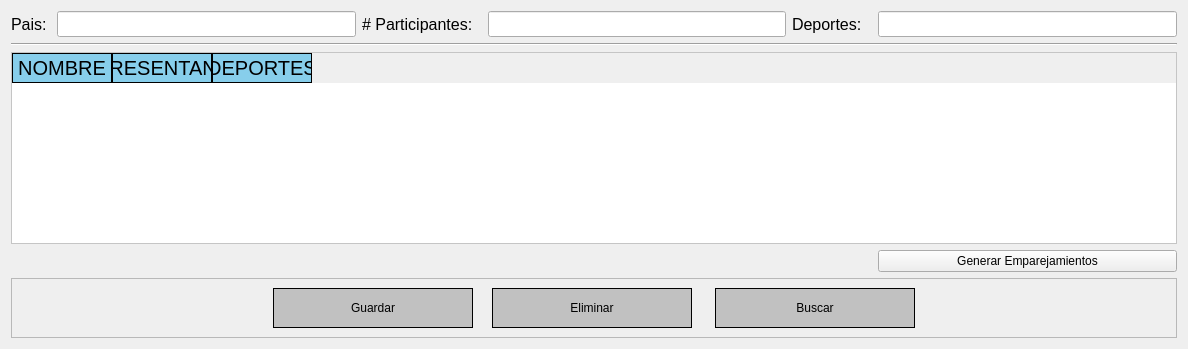
                <widget class="QWidget" name="admin_stacketWidget_page_pais">
                 <layout class="QGridLayout" name="gridLayout_14">
                  <item row="0" column="0">
                   <widget class="QLabel" name="admin_stacketWidget_label_pagePais_pais">
                    <property name="minimumSize">
                     <size>
                      <width>40</width>
                      <height>0</height>
                     </size>
                    </property>
                    <property name="maximumSize">
                     <size>
                      <width>40</width>
                      <height>16777215</height>
                     </size>
                    </property>
                    <property name="font">
                     <font>
                      <pointsize>12</pointsize>
                     </font>
                    </property>
                    <property name="text">
                     <string>Pais:</string>
                    </property>
                   </widget>
                  </item>
                  <item row="1" column="0" colspan="6">
                   <widget class="Line" name="line_8">
                    <property name="orientation">
                     <enum>Qt::Horizontal</enum>
                    </property>
                   </widget>
                  </item>
                  <item row="2" column="0" colspan="6">
                   <widget class="QTableWidget" name="admin_stacketWidget_pagePais_table">
                    <property name="styleSheet">
                     <string notr="true">QTableWidget{
background-color: rgb(255, 255, 255);
color: rgb(0,0,0);
gridline-color: rgb(135, 206, 235);
font-size: 16pt;
color: #000000;
}
QHeaderView::section{
background-color: rgb(135, 206, 235);
border: 1px solid rgb(0,0,0);
font-size: 15pt;
}
QTableWidget QTableCornerButton::section{
background-color: rgb(0,0,0);
border: 1px solid rgb(135, 206, 235);
}
QTableWidget::item{
text-align: AlignCenter;
}</string>
                    </property>
                    <property name="editTriggers">
                     <set>QAbstractItemView::NoEditTriggers</set>
                    </property>
                    <column>
                     <property name="text">
                      <string>NOMBRE</string>
                     </property>
                    </column>
                    <column>
                     <property name="text">
                      <string>REPRESENTANTES</string>
                     </property>
                    </column>
                    <column>
                     <property name="text">
                      <string>DEPORTES</string>
                     </property>
                    </column>
                   </widget>
                  </item>
                  <item row="0" column="5">
                   <widget class="QLineEdit" name="admin_stacketWidget_pagePais_lineEdit_deportes">
                    <property name="minimumSize">
                     <size>
                      <width>100</width>
                      <height>0</height>
                     </size>
                    </property>
                    <property name="styleSheet">
                     <string notr="true">font-size: 11pt;</string>
                    </property>
                    <property name="text">
                     <string/>
                    </property>
                    <property name="readOnly">
                     <bool>true</bool>
                    </property>
                   </widget>
                  </item>
                  <item row="0" column="2">
                   <widget class="QLabel" name="admin_stacketWidget_label_pagePais_numeroParticipantes">
                    <property name="minimumSize">
                     <size>
                      <width>120</width>
                      <height>0</height>
                     </size>
                    </property>
                    <property name="maximumSize">
                     <size>
                      <width>120</width>
                      <height>16777215</height>
                     </size>
                    </property>
                    <property name="font">
                     <font>
                      <pointsize>12</pointsize>
                     </font>
                    </property>
                    <property name="text">
                     <string># Participantes:</string>
                    </property>
                   </widget>
                  </item>
                  <item row="7" column="0" colspan="6">
                   <widget class="QFrame" name="frame_8">
                    <property name="frameShape">
                     <enum>QFrame::StyledPanel</enum>
                    </property>
                    <property name="frameShadow">
                     <enum>QFrame::Raised</enum>
                    </property>
                    <layout class="QHBoxLayout" name="horizontalLayout_7">
                     <item>
                      <spacer name="horizontalSpacer_18">
                       <property name="orientation">
                        <enum>Qt::Horizontal</enum>
                       </property>
                       <property name="sizeHint" stdset="0">
                        <size>
                         <width>252</width>
                         <height>20</height>
                        </size>
                       </property>
                      </spacer>
                     </item>
                     <item>
                      <widget class="QPushButton" name="admin_stacketWidget_pagePais_btnGuardar">
                       <property name="minimumSize">
                        <size>
                         <width>200</width>
                         <height>40</height>
                        </size>
                       </property>
                       <property name="styleSheet">
                        <string notr="true">QPushButton{
font: 75 12pt &quot;Arial&quot;;
color: black;
background-color:rgb(193, 193, 193);
border:1px solid black;
}

QPushButton:hover{
background-color:white;
font: 75 12pt &quot;Arial&quot;;
}

</string>
                       </property>
                       <property name="text">
                        <string>Guardar</string>
                       </property>
                      </widget>
                     </item>
                     <item>
                      <spacer name="horizontalSpacer_19">
                       <property name="orientation">
                        <enum>Qt::Horizontal</enum>
                       </property>
                       <property name="sizeHint" stdset="0">
                        <size>
                         <width>13</width>
                         <height>20</height>
                        </size>
                       </property>
                      </spacer>
                     </item>
                     <item>
                      <widget class="QPushButton" name="admin_stacketWidget_pagePais_btnEliminar">
                       <property name="minimumSize">
                        <size>
                         <width>200</width>
                         <height>40</height>
                        </size>
                       </property>
                       <property name="styleSheet">
                        <string notr="true">QPushButton{
font: 75 12pt &quot;Arial&quot;;
color: black;
background-color:rgb(193, 193, 193);
border:1px solid black;
}

QPushButton:hover{
background-color:white;
font: 75 12pt &quot;Arial&quot;;
}

</string>
                       </property>
                       <property name="text">
                        <string>Eliminar</string>
                       </property>
                      </widget>
                     </item>
                     <item>
                      <spacer name="horizontalSpacer_20">
                       <property name="orientation">
                        <enum>Qt::Horizontal</enum>
                       </property>
                       <property name="sizeHint" stdset="0">
                        <size>
                         <width>17</width>
                         <height>20</height>
                        </size>
                       </property>
                      </spacer>
                     </item>
                     <item>
                      <widget class="QPushButton" name="admin_stacketWidget_pagePais_btnBuscar">
                       <property name="minimumSize">
                        <size>
                         <width>200</width>
                         <height>40</height>
                        </size>
                       </property>
                       <property name="styleSheet">
                        <string notr="true">QPushButton{
font: 75 12pt &quot;Arial&quot;;
color: black;
background-color:rgb(193, 193, 193);
border:1px solid black;
}

QPushButton:hover{
background-color:white;
font: 75 12pt &quot;Arial&quot;;
}

</string>
                       </property>
                       <property name="text">
                        <string>Buscar</string>
                       </property>
                      </widget>
                     </item>
                     <item>
                      <spacer name="horizontalSpacer_17">
                       <property name="orientation">
                        <enum>Qt::Horizontal</enum>
                       </property>
                       <property name="sizeHint" stdset="0">
                        <size>
                         <width>252</width>
                         <height>20</height>
                        </size>
                       </property>
                      </spacer>
                     </item>
                    </layout>
                   </widget>
                  </item>
                  <item row="0" column="4">
                   <widget class="QLabel" name="admin_stacketWidget_label_pagePais_deportes">
                    <property name="minimumSize">
                     <size>
                      <width>80</width>
                      <height>0</height>
                     </size>
                    </property>
                    <property name="maximumSize">
                     <size>
                      <width>80</width>
                      <height>16777215</height>
                     </size>
                    </property>
                    <property name="font">
                     <font>
                      <pointsize>12</pointsize>
                     </font>
                    </property>
                    <property name="text">
                     <string>Deportes:</string>
                    </property>
                   </widget>
                  </item>
                  <item row="0" column="1">
                   <widget class="QLineEdit" name="admin_stacketWidget_pagePais_lineEdit_pais">
                    <property name="minimumSize">
                     <size>
                      <width>100</width>
                      <height>0</height>
                     </size>
                    </property>
                    <property name="styleSheet">
                     <string notr="true">font-size: 11pt;</string>
                    </property>
                    <property name="text">
                     <string/>
                    </property>
                   </widget>
                  </item>
                  <item row="0" column="3">
                   <widget class="QLineEdit" name="admin_stacketWidget_pagePais_lineEdit_numeroParticipantes">
                    <property name="minimumSize">
                     <size>
                      <width>100</width>
                      <height>0</height>
                     </size>
                    </property>
                    <property name="styleSheet">
                     <string notr="true">font-size: 11pt;</string>
                    </property>
                    <property name="text">
                     <string/>
                    </property>
                   </widget>
                  </item>
                  <item row="3" column="5">
                   <widget class="QPushButton" name="admin_btn_generarEmparejamientos">
                    <property name="text">
                     <string>Generar Emparejamientos</string>
                    </property>
                   </widget>
                  </item>
                 </layout>
                </widget>
